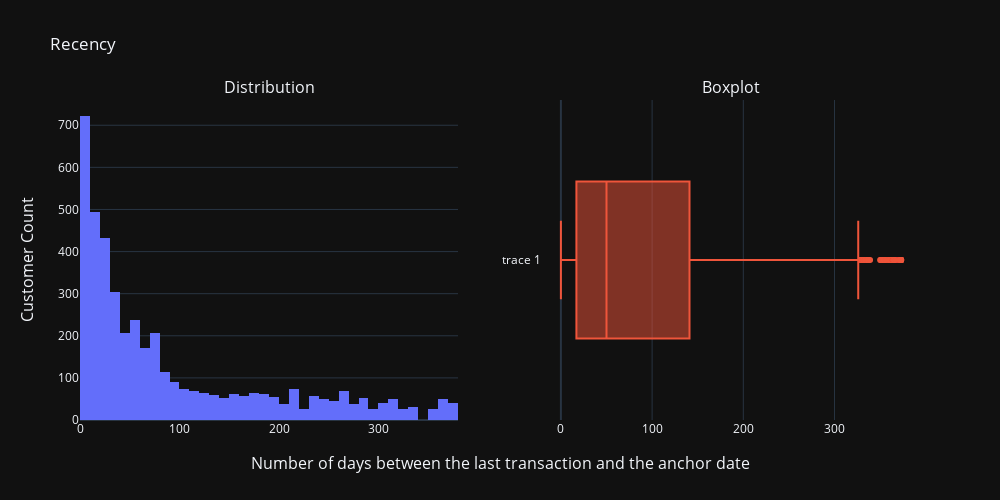

Write notebook code for a chart like this one.
### Markdown cell above
Let's take a look at the `recency` distribution. We'll visualise the distribution using both a **histogram** and a **box plot**.

### Code cell
fig = make_subplots(
    rows=1, cols=2,
    subplot_titles=("Distribution", "Boxplot"),
    x_title="Number of days between the last transaction and the anchor date",
    y_title="Customer Count",
)

fig.add_histogram(x=recency_data["Recency"], row=1, col=1,)

fig.add_box(x=recency_data["Recency"], row=1, col=2,)

fig.update_layout(height=500, width=1000, showlegend=False, title_text="Recency", template="plotly_dark",)

### Figure 1 — Plotly figure (JSON) as saved in the notebook; plotly's stock layout.template omitted (floating-point values rounded to 4 significant figures; data arrays with more than 128 entries replaced by an {"elided": "..."} marker saying what was removed)
{"data": [{"type": "histogram", "x": {"elided": "4339 int values"}, "xaxis": "x", "yaxis": "y"}, {"type": "box", "x": {"elided": "4339 int values"}, "xaxis": "x2", "yaxis": "y2"}], "layout": {"annotations": [{"font": {"size": 16}, "showarrow": false, "text": "Distribution", "x": 0.225, "xanchor": "center", "xref": "paper", "y": 1, "yanchor": "bottom", "yref": "paper"}, {"font": {"size": 16}, "showarrow": false, "text": "Boxplot", "x": 0.775, "xanchor": "center", "xref": "paper", "y": 1, "yanchor": "bottom", "yref": "paper"}, {"font": {"size": 16}, "showarrow": false, "text": "Number of days between the last transaction and the anchor date", "x": 0.5, "xanchor": "center", "xref": "paper", "y": 0, "yanchor": "top", "yref": "paper", "yshift": -30}, {"font": {"size": 16}, "showarrow": false, "text": "Customer Count", "textangle": -90, "x": 0, "xanchor": "right", "xref": "paper", "xshift": -40, "y": 0.5, "yanchor": "middle", "yref": "paper"}], "height": 500, "showlegend": false, "title": {"text": "Recency"}, "width": 1000, "xaxis": {"anchor": "y", "domain": [0, 0.45]}, "xaxis2": {"anchor": "y2", "domain": [0.55, 1]}, "yaxis": {"anchor": "x", "domain": [0, 1]}, "yaxis2": {"anchor": "x2", "domain": [0, 1]}}}
